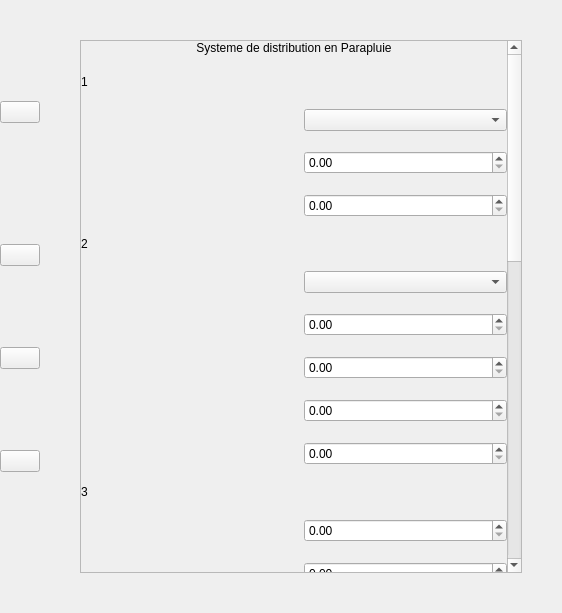
<?xml version="1.0" encoding="UTF-8"?>
<ui version="4.0">
 <class>MainWindow</class>
 <widget class="QMainWindow" name="MainWindow">
  <property name="geometry">
   <rect>
    <x>0</x>
    <y>0</y>
    <width>562</width>
    <height>613</height>
   </rect>
  </property>
  <property name="windowTitle">
   <string>MainWindow</string>
  </property>
  <property name="styleSheet">
   <string notr="true"/>
  </property>
  <widget class="QWidget" name="centralwidget">
   <property name="styleSheet">
    <string notr="true"/>
   </property>
   <layout class="QHBoxLayout" name="horizontalLayout">
    <property name="spacing">
     <number>0</number>
    </property>
    <property name="leftMargin">
     <number>0</number>
    </property>
    <property name="topMargin">
     <number>0</number>
    </property>
    <property name="rightMargin">
     <number>0</number>
    </property>
    <property name="bottomMargin">
     <number>0</number>
    </property>
    <item>
     <widget class="QWidget" name="slidWidget" native="true">
      <layout class="QVBoxLayout" name="verticalLayout">
       <property name="spacing">
        <number>40</number>
       </property>
       <property name="leftMargin">
        <number>0</number>
       </property>
       <property name="topMargin">
        <number>60</number>
       </property>
       <property name="rightMargin">
        <number>0</number>
       </property>
       <property name="bottomMargin">
        <number>60</number>
       </property>
       <item>
        <widget class="QPushButton" name="menuBtn">
         <property name="text">
          <string/>
         </property>
        </widget>
       </item>
       <item>
        <spacer name="verticalSpacer_2">
         <property name="orientation">
          <enum>Qt::Vertical</enum>
         </property>
         <property name="sizeType">
          <enum>QSizePolicy::Fixed</enum>
         </property>
         <property name="sizeHint" stdset="0">
          <size>
           <width>20</width>
           <height>40</height>
          </size>
         </property>
        </spacer>
       </item>
       <item>
        <widget class="QPushButton" name="homeBtn">
         <property name="text">
          <string/>
         </property>
        </widget>
       </item>
       <item>
        <widget class="QPushButton" name="dataBtn">
         <property name="text">
          <string/>
         </property>
        </widget>
       </item>
       <item>
        <widget class="QPushButton" name="infosBtn">
         <property name="text">
          <string/>
         </property>
        </widget>
       </item>
       <item>
        <spacer name="verticalSpacer">
         <property name="orientation">
          <enum>Qt::Vertical</enum>
         </property>
         <property name="sizeType">
          <enum>QSizePolicy::Fixed</enum>
         </property>
         <property name="sizeHint" stdset="0">
          <size>
           <width>20</width>
           <height>40</height>
          </size>
         </property>
        </spacer>
       </item>
      </layout>
     </widget>
    </item>
    <item>
     <widget class="QStackedWidget" name="stackedWidget">
      <property name="styleSheet">
       <string notr="true"/>
      </property>
      <property name="currentIndex">
       <number>2</number>
      </property>
      <widget class="QWidget" name="Page0">
       <layout class="QVBoxLayout" name="verticalLayout_2"/>
      </widget>
      <widget class="QWidget" name="homePage">
       <layout class="QHBoxLayout" name="horizontalLayout_2">
        <property name="spacing">
         <number>0</number>
        </property>
        <property name="leftMargin">
         <number>0</number>
        </property>
        <property name="topMargin">
         <number>0</number>
        </property>
        <property name="rightMargin">
         <number>0</number>
        </property>
        <property name="bottomMargin">
         <number>0</number>
        </property>
        <item>
         <widget class="QPushButton" name="paraBtn">
          <property name="sizePolicy">
           <sizepolicy hsizetype="Minimum" vsizetype="Expanding">
            <horstretch>0</horstretch>
            <verstretch>0</verstretch>
           </sizepolicy>
          </property>
          <property name="text">
           <string/>
          </property>
         </widget>
        </item>
        <item>
         <widget class="QPushButton" name="surpBtn">
          <property name="sizePolicy">
           <sizepolicy hsizetype="Minimum" vsizetype="Expanding">
            <horstretch>0</horstretch>
            <verstretch>0</verstretch>
           </sizepolicy>
          </property>
          <property name="text">
           <string/>
          </property>
         </widget>
        </item>
       </layout>
      </widget>
      <widget class="QWidget" name="paraPage">
       <property name="styleSheet">
        <string notr="true"/>
       </property>
       <layout class="QVBoxLayout" name="verticalLayout_3">
        <property name="spacing">
         <number>40</number>
        </property>
        <property name="leftMargin">
         <number>40</number>
        </property>
        <property name="topMargin">
         <number>40</number>
        </property>
        <property name="rightMargin">
         <number>40</number>
        </property>
        <property name="bottomMargin">
         <number>40</number>
        </property>
        <item>
         <widget class="QScrollArea" name="scrollArea">
          <property name="styleSheet">
           <string notr="true"/>
          </property>
          <property name="widgetResizable">
           <bool>true</bool>
          </property>
          <widget class="QWidget" name="scrollAreaWidgetContents">
           <property name="geometry">
            <rect>
             <x>0</x>
             <y>0</y>
             <width>433</width>
             <height>1164</height>
            </rect>
           </property>
           <layout class="QVBoxLayout" name="verticalLayout_4">
            <property name="spacing">
             <number>20</number>
            </property>
            <property name="leftMargin">
             <number>0</number>
            </property>
            <property name="topMargin">
             <number>0</number>
            </property>
            <property name="rightMargin">
             <number>0</number>
            </property>
            <property name="bottomMargin">
             <number>12</number>
            </property>
            <item>
             <widget class="QLabel" name="paraLab">
              <property name="styleSheet">
               <string notr="true">background:transparent ;</string>
              </property>
              <property name="text">
               <string>Systeme de distribution en Parapluie</string>
              </property>
              <property name="alignment">
               <set>Qt::AlignCenter</set>
              </property>
             </widget>
            </item>
            <item>
             <widget class="QLabel" name="label1Para">
              <property name="styleSheet">
               <string notr="true"/>
              </property>
              <property name="text">
               <string>1</string>
              </property>
             </widget>
            </item>
            <item>
             <layout class="QGridLayout" name="grig1">
              <item row="2" column="1">
               <widget class="QDoubleSpinBox" name="hTSpin"/>
              </item>
              <item row="2" column="0">
               <widget class="QLabel" name="hTLab">
                <property name="text">
                 <string/>
                </property>
               </widget>
              </item>
              <item row="0" column="1">
               <widget class="QComboBox" name="usageCombo"/>
              </item>
              <item row="1" column="1">
               <widget class="QDoubleSpinBox" name="hSpin"/>
              </item>
              <item row="1" column="0">
               <widget class="QLabel" name="hLab">
                <property name="text">
                 <string/>
                </property>
               </widget>
              </item>
              <item row="0" column="0">
               <widget class="QLabel" name="usageLab">
                <property name="text">
                 <string/>
                </property>
               </widget>
              </item>
             </layout>
            </item>
            <item>
             <widget class="QLabel" name="label2Para">
              <property name="styleSheet">
               <string notr="true"/>
              </property>
              <property name="text">
               <string>2</string>
              </property>
             </widget>
            </item>
            <item>
             <layout class="QGridLayout" name="grid2">
              <item row="5" column="1">
               <widget class="QDoubleSpinBox" name="longTtSpin"/>
              </item>
              <item row="4" column="0">
               <widget class="QLabel" name="longCanLab">
                <property name="text">
                 <string/>
                </property>
               </widget>
              </item>
              <item row="3" column="0">
               <widget class="QLabel" name="longAspLab">
                <property name="text">
                 <string/>
                </property>
               </widget>
              </item>
              <item row="2" column="1">
               <widget class="QDoubleSpinBox" name="lonDefSpin"/>
              </item>
              <item row="5" column="0">
               <widget class="QLabel" name="longTtLab">
                <property name="text">
                 <string/>
                </property>
               </widget>
              </item>
              <item row="3" column="1">
               <widget class="QDoubleSpinBox" name="longAspSpin"/>
              </item>
              <item row="2" column="0">
               <widget class="QLabel" name="lonDefLab">
                <property name="text">
                 <string/>
                </property>
               </widget>
              </item>
              <item row="1" column="0">
               <widget class="QLabel" name="categorieLab">
                <property name="text">
                 <string/>
                </property>
               </widget>
              </item>
              <item row="1" column="1">
               <widget class="QComboBox" name="categorieCombo"/>
              </item>
              <item row="4" column="1">
               <widget class="QDoubleSpinBox" name="longCanSpin"/>
              </item>
             </layout>
            </item>
            <item>
             <widget class="QLabel" name="label3Para">
              <property name="text">
               <string>3</string>
              </property>
             </widget>
            </item>
            <item>
             <layout class="QGridLayout" name="grid3">
              <item row="1" column="1">
               <widget class="QDoubleSpinBox" name="pressRelSpin"/>
              </item>
              <item row="0" column="1">
               <widget class="QDoubleSpinBox" name="vMinSpin"/>
              </item>
              <item row="1" column="0">
               <widget class="QLabel" name="pressRelLab">
                <property name="text">
                 <string/>
                </property>
               </widget>
              </item>
              <item row="0" column="0">
               <widget class="QLabel" name="vMinLab">
                <property name="text">
                 <string/>
                </property>
               </widget>
              </item>
             </layout>
            </item>
            <item>
             <widget class="QLabel" name="label4Para">
              <property name="text">
               <string>4</string>
              </property>
             </widget>
            </item>
            <item>
             <layout class="QGridLayout" name="grid4">
              <item row="1" column="1">
               <widget class="QSpinBox" name="nbCSpin"/>
              </item>
              <item row="1" column="0">
               <widget class="QLabel" name="nbCLab">
                <property name="text">
                 <string/>
                </property>
               </widget>
              </item>
             </layout>
            </item>
            <item>
             <widget class="QPushButton" name="getDataBtn">
              <property name="text">
               <string/>
              </property>
             </widget>
            </item>
            <item>
             <widget class="QTableWidget" name="tableWidget">
              <property name="sizePolicy">
               <sizepolicy hsizetype="Expanding" vsizetype="Expanding">
                <horstretch>1</horstretch>
                <verstretch>4</verstretch>
               </sizepolicy>
              </property>
              <property name="minimumSize">
               <size>
                <width>0</width>
                <height>600</height>
               </size>
              </property>
             </widget>
            </item>
           </layout>
          </widget>
         </widget>
        </item>
       </layout>
      </widget>
      <widget class="QWidget" name="surPage"/>
      <widget class="QWidget" name="cumputePage">
       <layout class="QVBoxLayout" name="verticalLayout_5">
        <item>
         <widget class="QScrollArea" name="scrollArea_2">
          <property name="widgetResizable">
           <bool>true</bool>
          </property>
          <widget class="QWidget" name="scrollAreaWidgetContents_2">
           <property name="geometry">
            <rect>
             <x>0</x>
             <y>0</y>
             <width>508</width>
             <height>593</height>
            </rect>
           </property>
           <layout class="QVBoxLayout" name="verticalLayout_6">
            <item>
             <widget class="QPushButton" name="backToPara">
              <property name="text">
               <string/>
              </property>
             </widget>
            </item>
            <item>
             <widget class="QTableWidget" name="recapTable"/>
            </item>
            <item>
             <widget class="QPushButton" name="calculBtn">
              <property name="text">
               <string/>
              </property>
             </widget>
            </item>
            <item>
             <widget class="QTableWidget" name="resultTable"/>
            </item>
           </layout>
          </widget>
         </widget>
        </item>
       </layout>
      </widget>
      <widget class="QWidget" name="infosPage"/>
     </widget>
    </item>
   </layout>
  </widget>
 </widget>
 <resources/>
 <connections/>
</ui>
